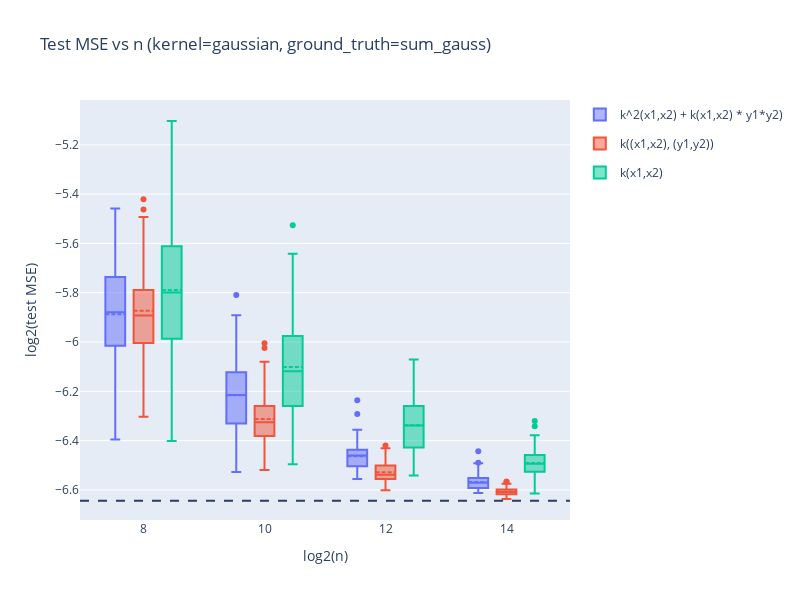

Notebook cell for this chart:
### Code cell
scale = 'log2'
baseline_loss = 0.01 # = noise**2

for result in results:
    name = result['name']
    color = colors_list[names.index(name)]

    if scale == 'log2':
        y = np.log2(np.abs(result["scores"]))
        hline = np.log2(np.abs(baseline_loss))

    elif scale == 'linear':
        hline = np.abs(baseline_loss)
        y = np.abs(result["scores"])

    trace = go.Box(
        x=[result['logn']]*len(result["scores"]),
        y=y,
        name=name,
        # opacity=0.5,
        legendgroup=name,
        line_color=color,
        offsetgroup=name,
        showlegend=color not in colors_used,
        boxmean=True,
    )

    fig.add_trace(trace)
    colors_used.add(color)

# add line for baseline loss
fig.add_hline(
    y=hline,
    line_dash="dash",
)

fig.update_yaxes(title_text=f"{scale}(test MSE)")
fig.update_xaxes(title_text="log2(n)", type='linear')
fig.update_layout(
    width=800,
    height=600,
    title=f"Test MSE vs n (kernel={kernel}, ground_truth={ground_truth})",
    boxmode='group'
)
